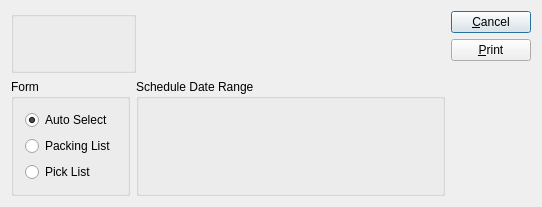
<?xml version="1.0" encoding="UTF-8"?>
<ui version="4.0">
 <comment>This file is part of the xTuple ERP: PostBooks Edition, a free and
open source Enterprise Resource Planning software suite,
Copyright (c) 1999-2011 by OpenMFG LLC, d/b/a xTuple.
It is licensed to you under the Common Public Attribution License
version 1.0, the full text of which (including xTuple-specific Exhibits)
is available at www.xtuple.com/CPAL.  By using this software, you agree
to be bound by its terms.</comment>
 <class>printPackingListBatch</class>
 <widget class="QDialog" name="printPackingListBatch">
  <property name="geometry">
   <rect>
    <x>0</x>
    <y>0</y>
    <width>542</width>
    <height>207</height>
   </rect>
  </property>
  <property name="windowTitle">
   <string>Print Packing List Batch by Customer</string>
  </property>
  <layout class="QGridLayout" name="gridLayout_4">
   <item row="0" column="0" colspan="2">
    <widget class="QGroupBox" name="_optionsGroup">
     <property name="title">
      <string/>
     </property>
     <layout class="QGridLayout" name="gridLayout">
      <item row="0" column="0">
       <layout class="QVBoxLayout" name="verticalLayout_2">
        <item>
         <widget class="CustCluster" name="_cust">
          <property name="focusPolicy">
           <enum>Qt::StrongFocus</enum>
          </property>
         </widget>
        </item>
        <item>
         <spacer name="verticalSpacer">
          <property name="orientation">
           <enum>Qt::Vertical</enum>
          </property>
          <property name="sizeHint" stdset="0">
           <size>
            <width>20</width>
            <height>17</height>
           </size>
          </property>
         </spacer>
        </item>
       </layout>
      </item>
      <item row="0" column="1">
       <layout class="QVBoxLayout" name="verticalLayout_3">
        <item>
         <widget class="ShiptoCluster" name="_shipto">
          <property name="enabled">
           <bool>false</bool>
          </property>
          <property name="focusPolicy">
           <enum>Qt::StrongFocus</enum>
          </property>
         </widget>
        </item>
        <item>
         <spacer name="verticalSpacer_2">
          <property name="orientation">
           <enum>Qt::Vertical</enum>
          </property>
          <property name="sizeHint" stdset="0">
           <size>
            <width>20</width>
            <height>17</height>
           </size>
          </property>
         </spacer>
        </item>
       </layout>
      </item>
      <item row="0" column="2">
       <spacer name="horizontalSpacer">
        <property name="orientation">
         <enum>Qt::Horizontal</enum>
        </property>
        <property name="sizeHint" stdset="0">
         <size>
          <width>6</width>
          <height>20</height>
         </size>
        </property>
       </spacer>
      </item>
     </layout>
    </widget>
   </item>
   <item row="0" column="2">
    <spacer name="horizontalSpacer_2">
     <property name="orientation">
      <enum>Qt::Horizontal</enum>
     </property>
     <property name="sizeHint" stdset="0">
      <size>
       <width>28</width>
       <height>20</height>
      </size>
     </property>
    </spacer>
   </item>
   <item row="0" column="3">
    <layout class="QVBoxLayout" name="verticalLayout_4">
     <item>
      <layout class="QVBoxLayout">
       <item>
        <widget class="QPushButton" name="_cancel">
         <property name="text">
          <string>&amp;Cancel</string>
         </property>
        </widget>
       </item>
       <item>
        <widget class="QPushButton" name="_print">
         <property name="text">
          <string>&amp;Print</string>
         </property>
        </widget>
       </item>
      </layout>
     </item>
     <item>
      <spacer name="spacer3">
       <property name="orientation">
        <enum>Qt::Vertical</enum>
       </property>
       <property name="sizeType">
        <enum>QSizePolicy::Expanding</enum>
       </property>
       <property name="sizeHint" stdset="0">
        <size>
         <width>20</width>
         <height>13</height>
        </size>
       </property>
      </spacer>
     </item>
    </layout>
   </item>
   <item row="1" column="0">
    <widget class="QGroupBox" name="_formGroup">
     <property name="title">
      <string>Form</string>
     </property>
     <layout class="QGridLayout" name="gridLayout_2">
      <item row="0" column="0">
       <layout class="QVBoxLayout" name="verticalLayout">
        <item>
         <widget class="QRadioButton" name="_auto">
          <property name="text">
           <string>Auto Select</string>
          </property>
          <property name="checked">
           <bool>true</bool>
          </property>
         </widget>
        </item>
        <item>
         <widget class="QRadioButton" name="_pack">
          <property name="text">
           <string>Packing List</string>
          </property>
         </widget>
        </item>
        <item>
         <widget class="QRadioButton" name="_pick">
          <property name="text">
           <string>Pick List</string>
          </property>
          <property name="checked">
           <bool>false</bool>
          </property>
         </widget>
        </item>
       </layout>
      </item>
     </layout>
    </widget>
   </item>
   <item row="1" column="1" colspan="2">
    <widget class="QGroupBox" name="_dateGroup">
     <property name="title">
      <string>Schedule Date Range</string>
     </property>
     <layout class="QGridLayout" name="gridLayout_3">
      <item row="0" column="0">
       <widget class="DateCluster" name="_dates">
        <property name="focusPolicy">
         <enum>Qt::StrongFocus</enum>
        </property>
       </widget>
      </item>
     </layout>
    </widget>
   </item>
  </layout>
 </widget>
 <layoutdefault spacing="6" margin="11"/>
 <pixmapfunction>qPixmapFromMimeSource</pixmapfunction>
 <customwidgets>
  <customwidget>
   <class>CustCluster</class>
   <extends>QWidget</extends>
   <header>custcluster.h</header>
  </customwidget>
  <customwidget>
   <class>DateCluster</class>
   <extends>QWidget</extends>
   <header>datecluster.h</header>
  </customwidget>
  <customwidget>
   <class>ShiptoCluster</class>
   <extends>QWidget</extends>
   <header>shiptocluster.h</header>
  </customwidget>
 </customwidgets>
 <tabstops>
  <tabstop>_auto</tabstop>
  <tabstop>_pack</tabstop>
  <tabstop>_pick</tabstop>
  <tabstop>_dates</tabstop>
  <tabstop>_print</tabstop>
  <tabstop>_cancel</tabstop>
 </tabstops>
 <resources/>
 <connections>
  <connection>
   <sender>_cancel</sender>
   <signal>clicked()</signal>
   <receiver>printPackingListBatch</receiver>
   <slot>close()</slot>
   <hints>
    <hint type="sourcelabel">
     <x>20</x>
     <y>20</y>
    </hint>
    <hint type="destinationlabel">
     <x>20</x>
     <y>20</y>
    </hint>
   </hints>
  </connection>
 </connections>
</ui>
